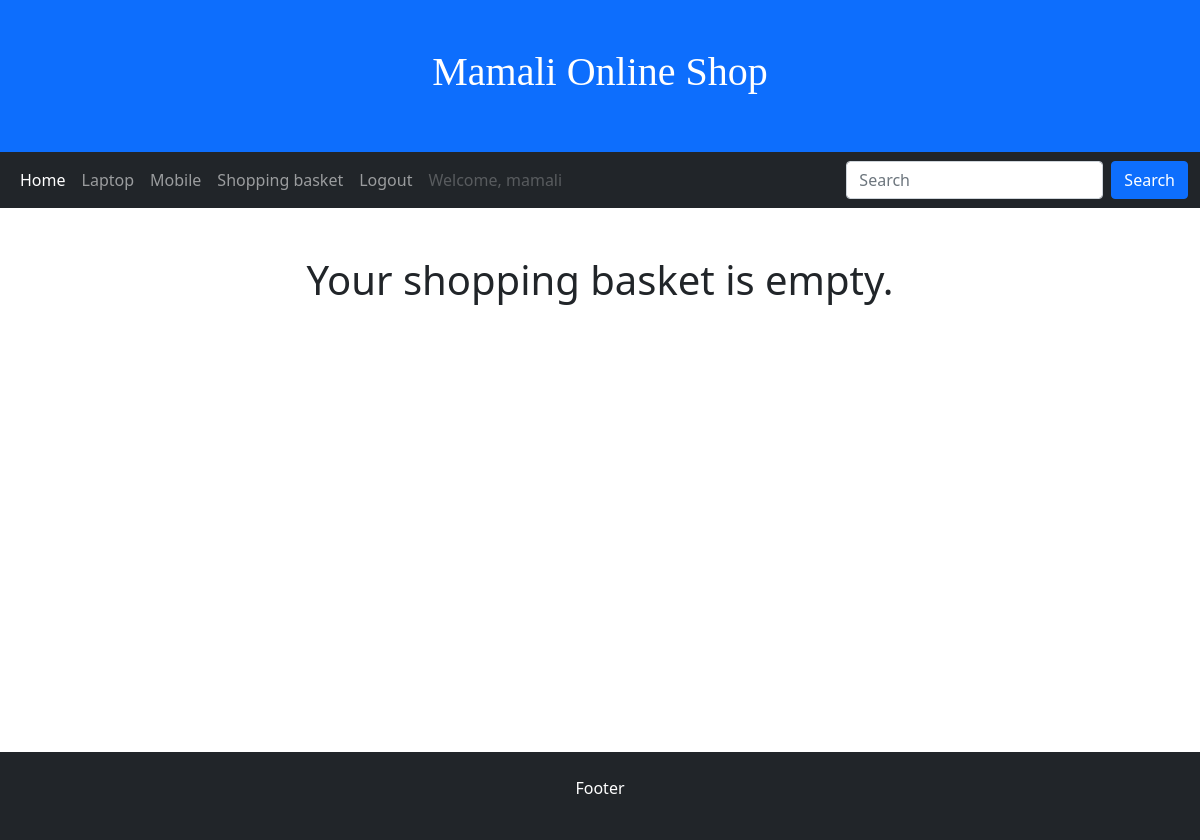
Before: /purchases/ (signed in) with the older database file.
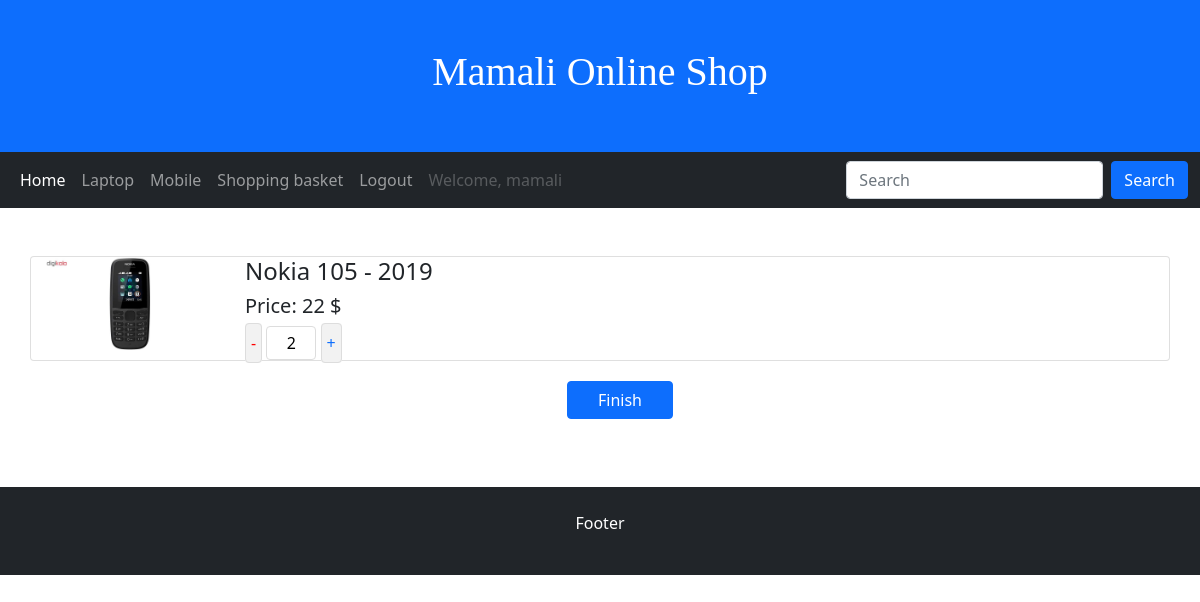
After: the same page with the newer database file.
### store_app/models.py (models this page shows, shortened)
class ShoppingBasket(models.Model):
    buyer = models.ForeignKey(User, models.CASCADE)
    product = models.ForeignKey(Product, models.CASCADE, related_name='products')
    count = models.PositiveSmallIntegerField(default=1)
    class Meta:
        ordering = ['buyer']

class Product(models.Model):
    title = models.CharField(max_length=100)
    image = models.ImageField(upload_to='store_app')
    brand = models.ForeignKey(to='Brand', on_delete=models.CASCADE, related_name='brands')
    category = models.ForeignKey(to='Category', on_delete=models.CASCADE, related_name='categories')
    explanation = RichTextField()
    price = models.IntegerField()
    count = models.SmallIntegerField()
    available = models.BooleanField(default=False)
    created_at = models.DateTimeField(default=timezone.now)

### store_app/views.py (the view)
# urls.py: path('purchases/', views.ShoppingListView.as_view(), name='purchases-view'),
class ShoppingListView(LoginRequiredMixin, ListView):
    model = ShoppingBasket
    template_name = 'store_app/shopping-list.html'
    context_object_name = 'purchases'
    def get_queryset(self):
        return self.model.objects.filter(buyer=self.request.user)

### templates/store_app/shopping-list.html
{% extends 'base.html' %}
{% load humanize %}
{% block content %}
{% if purchases %}
{% for purchase in purchases %}
    <div class="card">
        <div class="row no-gutters">
            <div class="col-auto">
                <img src="{{ purchase.product.image.url }}" width="170" class="img-fluid" alt="">
            </div>
            <div class="col">
                <div class="card-block px-2">
                    <h4 class="card-title">{{ purchase.product.title }}</h4>
                    <h5 class="card-text">Price: {{ purchase.product.price|intcomma }} $</h5>
                    <div class="number">
                        <span style="width:20px;height:20px;background:#f2f2f2;border-radius:4px;
                            padding:8px 5px 8px 5px;border:1px solid #ddd;text-align: center;"
                              class="minus"><a style="color:red;text-decoration: None" href="{% url 'store_app:m-view' purchase.id %}">{% if purchase.count == 1 %}delete {% else %}-{% endif %}</a></span>
                        <input style="border:1px solid #ddd;border-radius:4px;height:34px;width:50px;text-align: center" type="text" value="{{ purchase.count }}"/>
                        <span class="plus"style="width:20px;height:20px;background:#f2f2f2;border-radius:4px;
                            padding:8px 5px 8px 5px;border:1px solid #ddd;
                            text-align: center;"><a style="text-decoration: None" href="{% url 'store_app:p-view' purchase.id %}">+</a></span>
                    </div>
                </div>
            </div>
        </div>
    </div>
{% endfor %}
    <div class="container text-center" style="margin: 20px">
        <a style="padding-left: 30px; padding-right: 30px;" class="btn btn-primary" href="{% url 'store_app:factor' %}">Finish</a>
    </div>
{% else %}
    <h1 style="text-align: center; margin-bottom: 400px">Your shopping basket is empty.</h1>
{% endif %}
{% endblock %}

Changed rows visible on the page:
added ShoppingBasket: product.image (picture), product "Nokia 105 - 2019", product.price "22", count "2"
Other visible differences:
text no longer shown: "Your shopping basket is empty."
text now shown: "Finish"
